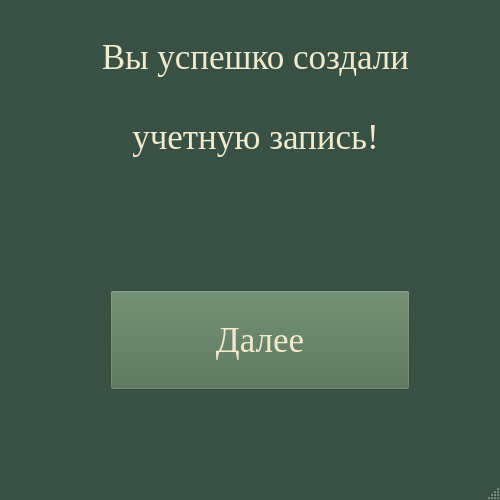
<?xml version="1.0" encoding="UTF-8"?>
<ui version="4.0">
 <class>MainWindow</class>
 <widget class="QMainWindow" name="MainWindow">
  <property name="geometry">
   <rect>
    <x>0</x>
    <y>0</y>
    <width>500</width>
    <height>500</height>
   </rect>
  </property>
  <property name="palette">
   <palette>
    <active>
     <colorrole role="WindowText">
      <brush brushstyle="SolidPattern">
       <color alpha="255">
        <red>240</red>
        <green>235</green>
        <blue>206</blue>
       </color>
      </brush>
     </colorrole>
     <colorrole role="Base">
      <brush brushstyle="SolidPattern">
       <color alpha="255">
        <red>255</red>
        <green>255</green>
        <blue>255</blue>
       </color>
      </brush>
     </colorrole>
     <colorrole role="Window">
      <brush brushstyle="SolidPattern">
       <color alpha="255">
        <red>57</red>
        <green>81</green>
        <blue>68</blue>
       </color>
      </brush>
     </colorrole>
    </active>
    <inactive>
     <colorrole role="WindowText">
      <brush brushstyle="SolidPattern">
       <color alpha="255">
        <red>240</red>
        <green>235</green>
        <blue>206</blue>
       </color>
      </brush>
     </colorrole>
     <colorrole role="Base">
      <brush brushstyle="SolidPattern">
       <color alpha="255">
        <red>255</red>
        <green>255</green>
        <blue>255</blue>
       </color>
      </brush>
     </colorrole>
     <colorrole role="Window">
      <brush brushstyle="SolidPattern">
       <color alpha="255">
        <red>57</red>
        <green>81</green>
        <blue>68</blue>
       </color>
      </brush>
     </colorrole>
    </inactive>
    <disabled>
     <colorrole role="WindowText">
      <brush brushstyle="SolidPattern">
       <color alpha="255">
        <red>120</red>
        <green>120</green>
        <blue>120</blue>
       </color>
      </brush>
     </colorrole>
     <colorrole role="Base">
      <brush brushstyle="SolidPattern">
       <color alpha="255">
        <red>57</red>
        <green>81</green>
        <blue>68</blue>
       </color>
      </brush>
     </colorrole>
     <colorrole role="Window">
      <brush brushstyle="SolidPattern">
       <color alpha="255">
        <red>57</red>
        <green>81</green>
        <blue>68</blue>
       </color>
      </brush>
     </colorrole>
    </disabled>
   </palette>
  </property>
  <property name="windowTitle">
   <string>MainWindow</string>
  </property>
  <widget class="QWidget" name="centralwidget">
   <widget class="QPushButton" name="pushButton">
    <property name="geometry">
     <rect>
      <x>110</x>
      <y>290</y>
      <width>300</width>
      <height>100</height>
     </rect>
    </property>
    <property name="font">
     <font>
      <family>Times New Roman</family>
      <pointsize>26</pointsize>
     </font>
    </property>
    <property name="contextMenuPolicy">
     <enum>Qt::DefaultContextMenu</enum>
    </property>
    <property name="styleSheet">
     <string notr="true">color: rgb(240, 235, 206);
background-color: rgb(78, 108, 80);</string>
    </property>
    <property name="text">
     <string>Далее</string>
    </property>
   </widget>
   <widget class="QWidget" name="layoutWidget">
    <property name="geometry">
     <rect>
      <x>20</x>
      <y>20</y>
      <width>471</width>
      <height>154</height>
     </rect>
    </property>
    <property name="font">
     <font>
      <family>Times New Roman</family>
      <pointsize>26</pointsize>
     </font>
    </property>
    <layout class="QVBoxLayout" name="verticalLayout">
     <item>
      <widget class="QLabel" name="label">
       <property name="font">
        <font>
         <family>Times New Roman</family>
         <pointsize>26</pointsize>
        </font>
       </property>
       <property name="text">
        <string>Вы успешко создали</string>
       </property>
       <property name="alignment">
        <set>Qt::AlignCenter</set>
       </property>
      </widget>
     </item>
     <item>
      <widget class="QLabel" name="label_2">
       <property name="font">
        <font>
         <family>Times New Roman</family>
         <pointsize>26</pointsize>
        </font>
       </property>
       <property name="text">
        <string>учетную запись!</string>
       </property>
       <property name="alignment">
        <set>Qt::AlignCenter</set>
       </property>
      </widget>
     </item>
    </layout>
   </widget>
  </widget>
  <widget class="QMenuBar" name="menubar">
   <property name="geometry">
    <rect>
     <x>0</x>
     <y>0</y>
     <width>500</width>
     <height>21</height>
    </rect>
   </property>
  </widget>
  <widget class="QStatusBar" name="statusbar"/>
 </widget>
 <resources/>
 <connections/>
</ui>
